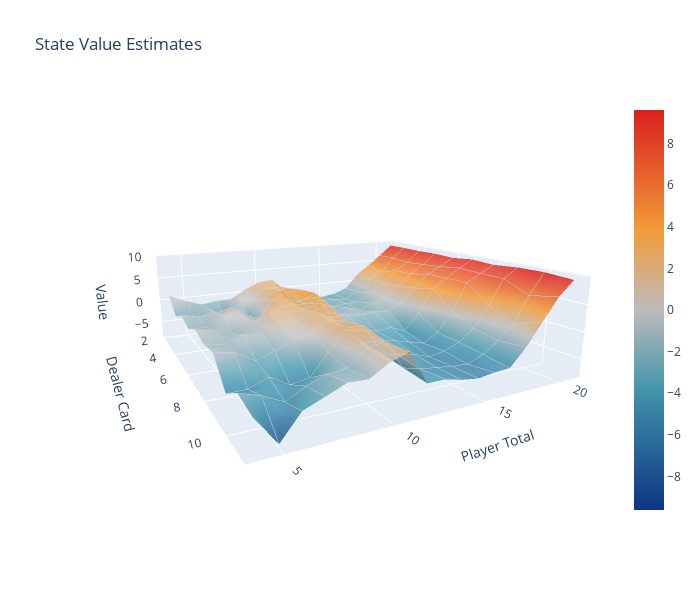
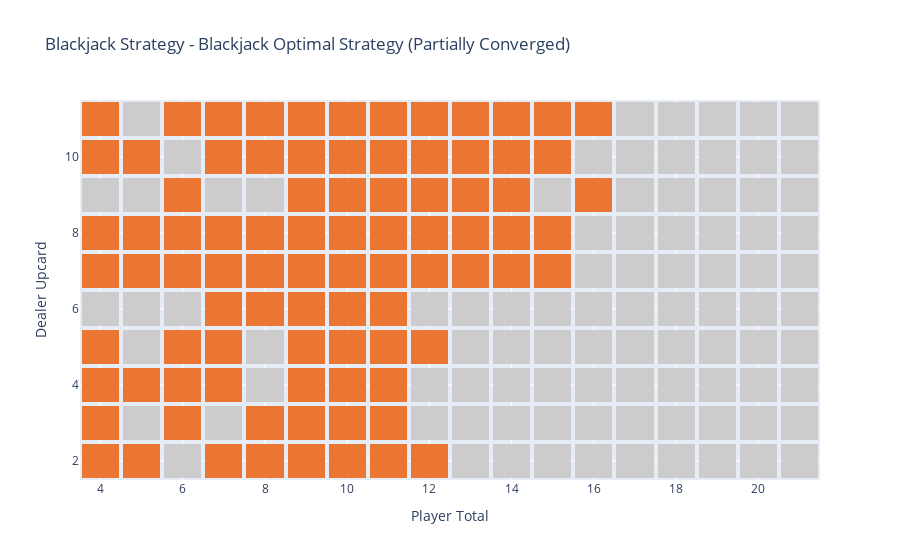
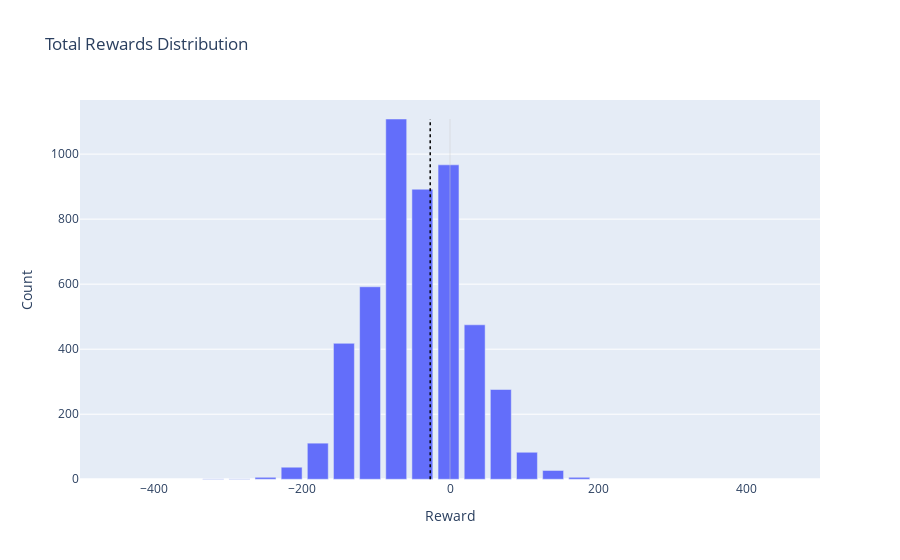

The notebook cell these images were saved under, in order:
### Markdown cell above
#### Observations:
- We can see our V function has flattened out significantly, indicating that our state-value function estimation has converged far closer to the true value.

Now that we're able to evaluate policies, let's move on to how we can improve a policy using *Monte Carlo control*.

## The Theory of Monte Carlo Control
Monte Carlo control methods estimate the value of a policy by taking averages from actual returns instead of using the Bellman equation, which is used in dynamic programming methods. Monte Carlo methods require only experience-sample sequences of states, actions, and rewards from actual or simulated interaction with an environment.

The core idea of Monte Carlo control is to use Monte Carlo methods to estimate the action-value function (Q function) and then refine the policy based on these estimates. One of the main advantages of Monte Carlo methods is that they do not require a model of the environment, in contrast to dynamic programming methods. They can learn using sample episodes alone.

A breakdown of Monte Carlo control methods is as follows:
- Initialize a starting policy and an arbitrary Q function.
- Generate an episode following the current policy.
- For each state-action pair in the episode:
- Compute the return (total discounted reward from this point onwards).
- Update the Q value of this state-action pair based on this calculated return.
- Improve the policy based on new action-value function estimates.

### Code cell
from collections import defaultdict

class MonteCarloAgent:
    def __init__(self, env, epsilon=0.25):
        '''
        Initialize a new agent.

        Parameters:
            env: The environment in which the agent acts.
            epsilon: The probability with which the agent will take a random action (exploration). 
                     The remaining (1-epsilon) probability will be to choose the best known action (exploitation).

        '''
        self.reward = 0 
        self.epsilon = epsilon
        self.action_space_size = 2 # Number of actions, in this case just two: hit and stick.
        
        # State-Action pair Function: Each state-action pair maps to a vector of Q-values.
        # For each possible action, there is a Q-value, which is an estimate of the total reward 
        # the agent can achieve starting from the given state and taking the given action.
        self.Q_table = defaultdict(lambda: np.zeros(self.action_space_size))
        
        # Cumulative sum of rewards for state-action pairs.
        self.returns_sum = defaultdict(float)
        
        # Number of times each state-action pair has been visited.
        self.returns_count = defaultdict(float)
        
        # The policy: Mapping from each state to an action.
        self.policy = defaultdict(int)  # Initialize policy dictionary
        
        # Using the simple stick on 20 strategy as an initial policy.
        for player_total in range(4, 22):
            for dealer_upcard in range(2, 12):
                for usable_ace in [False, True]:
                    if player_total < 20:
                        self.policy[(player_total, dealer_upcard, usable_ace)] = 1

    def reset(self):
        '''
        Resets the cumulative reward.
        '''
        self.reward = 0
        
    def get_probs(self, Q_s):
        '''
        This function implements an epsilon-greedy policy for a given state.

        Parameters:
        - Q_s: A numpy array containing the Q-values of all possible actions in the given state.

        Returns:
        - policy_s: A numpy array representing a probability distribution over all possible actions in the given state. 
                     The action with the highest Q-value has a probability of 1 - epsilon / action_space_size, 
                     and all other actions have a probability of epsilon / action_space_size.
        '''
        # Initialize an array of equal probabilities for each possible action.
        # Initially, set all actions to have a probability of epsilon / action_space_size.
        # This represents the 'exploration' part of the policy where we choose a random action.
        policy_s = np.ones(self.action_space_size) * self.epsilon / self.action_space_size
        
        # Find the action that has the highest Q-value in the given state.
        best_a = np.argmax(Q_s)
        
        # Update the probability of the best action to be 1 - epsilon (the 'exploitation' part where we choose the best known action),
        # plus epsilon / action_space_size (the small chance of selecting the best action randomly during the 'exploration' part).
        policy_s[best_a] = 1 - self.epsilon + (self.epsilon / self.action_space_size)
        return policy_s
        
    def generate_episode(self, env):
        '''
        Generate an episode following the epsilon-greedy policy.

        Parameters:
            env: The environment in which the agent acts.

        Returns:
            episode: List of tuples, where each tuple is a (state, action, reward) triplet.
            initial_reward: Reward from the initial state, before any actions were taken.

        '''
        state = env.reset()
        initial_reward, done = env.calculate_reward(), env.is_done()

        episode = []

        # If the game ends before the agent can take an action, return the reward but do not generate an episode
        if done:
            return episode, initial_reward

        while not done:
            probs = self.get_probs(self.Q_table[state])
            action = np.random.choice(np.arange(2), p=probs)
            next_state, reward, done, _ = env.action(action)
            episode.append((state, action, reward))
            state = next_state

        return episode, 0
    
    def learn(self, env, num_episodes, discount_factor=1.0):
        '''
        Learn from multiple episodes.

        Parameters:
            env: The environment in which the agent acts.
            num_episodes: Number of episodes from which to learn.
            discount_factor: The factor by which to discount future rewards.

        '''
        for i_episode in range(1, num_episodes + 1):
            episode, initial_reward = self.generate_episode(env)
            self.reward += initial_reward
            
            # Check if episode is empty and skip to next iteration if so.
            if not episode:
                continue
            
            states, actions, rewards = zip(*episode)
            discounts = np.array([discount_factor**i for i in range(len(rewards)+1)])
            for i, state in enumerate(states):
                self.returns_sum[(state, actions[i])] += sum(rewards[i:]*discounts[:-(1+i)])
                self.returns_count[(state, actions[i])] += 1.0
                self.Q_table[state][actions[i]] = self.returns_sum[(state, actions[i])] / self.returns_count[(state, actions[i])]
            for state in self.Q_table:
                self.policy[state] = np.argmax(self.Q_table[state])
    
    def update_policy(self, state):
        '''
        Update the policy for a specific state.

        Parameters:
            state: The state for which to update the policy.

        '''
        self.policy[state] = np.argmax(self.Q_table[state])
        
    def step(self, env: Blackjack):
        '''
        Take one step in the environment following the policy.

        Parameters:
            env: The environment in which the agent acts.
        '''
        # Get current state
        state = env.get_observations()
        # Choose an action based on the current policy
        action = self.policy[state]
        # Take action and get reward
        next_state, reward, done, _ = env.action(action)
        # Update cumulative reward
        self.reward += reward
        
env = Blackjack(n_decks=3)
agent_monte_carlo = MonteCarloAgent(env)
agent_monte_carlo.learn(env, num_episodes=100000)

value_estimates_monte_carlo_agent, avg_reward = first_visit_mc(env, agent_monte_carlo, n_iterations=100000)
plot_value_function(value_estimates_monte_carlo_agent, usable_ace=False)
plot_policy(agent_monte_carlo.policy, usable_ace=False, policy_name="- Blackjack Optimal Strategy (Partially Converged)")

env.reset()
n_episodes = 50
n_simulations = 5000
total_rewards = run_simulations(agent_monte_carlo, env, n_episodes, n_simulations)
plot_rewards_histogram(total_rewards, bins=15)
print(f"Mean reward of: ${(sum(total_rewards)/n_simulations):.2f}")
print(f"Profitable {(100*sum([i>0 for i in total_rewards])/n_simulations):.2f}% of the time.")

### Figure 1 — Plotly figure (JSON) as saved in the notebook; plotly's stock layout.template omitted (floating-point values rounded to 4 significant figures; data arrays with more than 128 entries replaced by an {"elided": "..."} marker saying what was removed)
{"data": [{"cmid": 0, "colorscale": [[0, "#0C3584"], [0.3, "#4394A9"], [0.5, "#BCBCBC"], [0.7, "#F29B39"], [1, "#DA201F"]], "contours": {"x": {"color": "rgba(200, 200, 200, 0.95)", "end": 11, "show": true, "size": 1, "start": 2}, "y": {"color": "rgba(200, 200, 200, 0.95)", "end": 21, "show": true, "size": 1, "start": 4}, "z": {"color": "white", "end": 9.616, "show": false, "size": 1, "start": -7.895}}, "opacity": 0.85, "showscale": true, "type": "surface", "x": [2, 3, 4, 5, 6, 7, 8, 9, 10, 11], "y": [4, 5, 6, 7, 8, 9, 10, 11, 12, 13, 14, 15, 16, 17, 18, 19, 20, 21], "z": {"elided": "18x10 float values"}}], "layout": {"autosize": false, "height": 600, "scene": {"aspectratio": {"x": 1, "y": 1, "z": 0.3}, "camera": {"center": {"x": 0, "y": 0, "z": 0}, "eye": {"x": 1.4, "y": -0.75, "z": 0.4}, "up": {"x": 0, "y": 0, "z": 1}}, "xaxis": {"title": {"text": "Dealer Card"}}, "yaxis": {"title": {"text": "Player Total"}}, "zaxis": {"title": {"text": "Value"}}}, "title": {"text": "State Value Estimates"}, "width": 700}}

### Figure 2 — Plotly figure (JSON) as saved in the notebook; plotly's stock layout.template omitted (floating-point values rounded to 4 significant figures; data arrays with more than 128 entries replaced by an {"elided": "..."} marker saying what was removed)
{"data": [{"colorscale": [[0.0, "#cccccc"], [1.0, "#eb7632"]], "hoverinfo": "text", "hovertext": {"elided": "10x18 str values"}, "showscale": false, "type": "heatmap", "x": [4, 5, 6, 7, 8, 9, 10, 11, 12, 13, 14, 15, 16, 17, 18, 19, 20, 21], "xgap": 4, "y": [2, 3, 4, 5, 6, 7, 8, 9, 10, 11], "ygap": 4, "z": {"elided": "10x18 int values"}, "zmax": 1, "zmin": 0}], "layout": {"autosize": true, "title": {"text": "Blackjack Strategy - Blackjack Optimal Strategy (Partially Converged)"}, "xaxis": {"title": {"text": "Player Total"}}, "yaxis": {"title": {"text": "Dealer Upcard"}}}}

### Figure 3 — Plotly figure (JSON) as saved in the notebook; plotly's stock layout.template omitted (floating-point values rounded to 4 significant figures)
{"data": [{"type": "bar", "x": [-320.0, -284.7, -249.3, -214.0, -178.7, -143.3, -108.0, -72.67, -37.33, -2.0, 33.33, 68.67, 104.0, 139.3, 174.7, 210.0], "y": [1, 1, 6, 37, 111, 418, 592, 1108, 892, 967, 475, 276, 83, 27, 6]}], "layout": {"shapes": [{"line": {"color": "Black", "dash": "dot", "width": 1.5}, "type": "line", "x0": -26.74, "x1": -26.74, "y0": 0, "y1": 1108}, {"line": {"color": "#cccccc", "width": 0.5}, "type": "line", "x0": 0, "x1": 0, "y0": 0, "y1": 1108}], "title": {"text": "Total Rewards Distribution"}, "xaxis": {"range": [-500, 500], "title": {"text": "Reward"}}, "yaxis": {"title": {"text": "Count"}}}}
